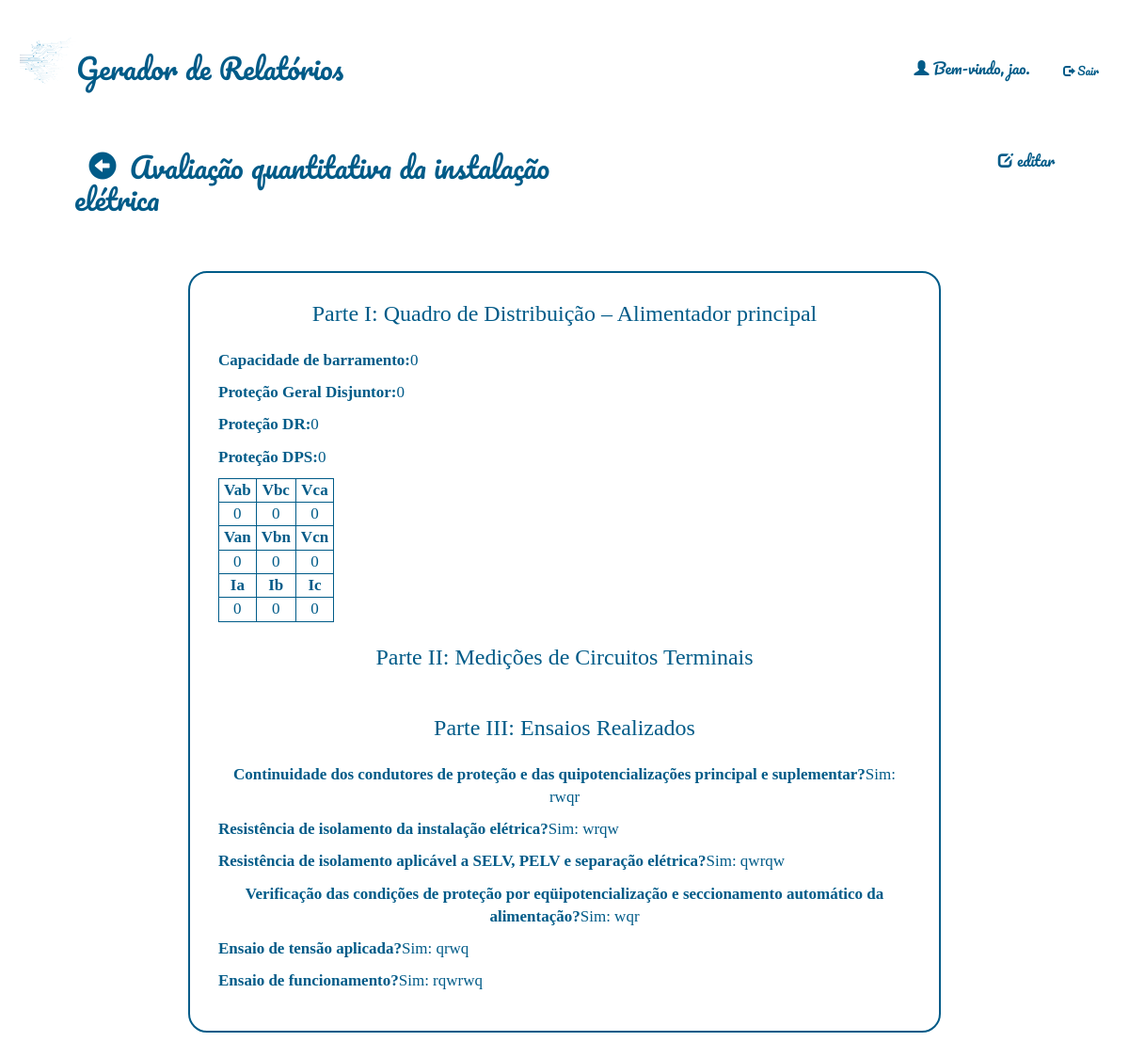
/relatorios/addquantitativas/3/ (signed in), run on an earlier commit of the app's database.
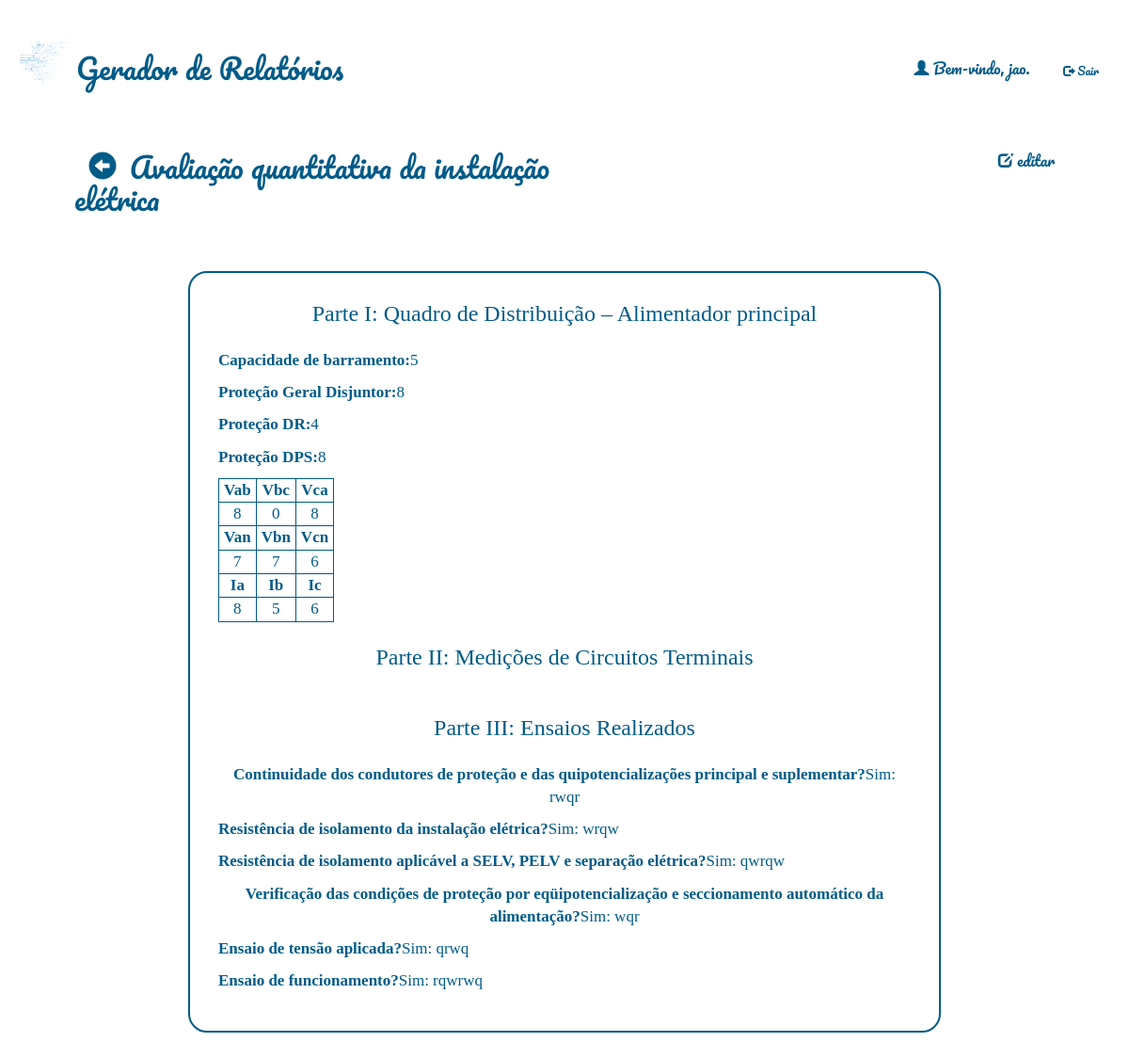
And on a later commit of the database.
### relatorio/models.py (models this page shows)
class Relatorio(models.Model):
    autor = models.ForeignKey(User, default=None, on_delete=models.CASCADE)
    data = models.DateTimeField()
    local = models.CharField(max_length=100)
    temperatura = models.IntegerField()
    clima = models.CharField(max_length=100)
    responsaveis = models.TextField(blank=True)
    qualiprof = models.CharField(max_length=100, default='')
    riscos = models.CharField(max_length=100, default='')
    equipamentos = models.CharField(max_length=100, default='')
    sinalizacao = models.CharField(max_length=100, default='')
    desligamento = models.CharField(max_length=4, default='')
    integridade = models.CharField(max_length=4, default='')
    dialogo = models.CharField(max_length=4, default='')
    curso_nr = models.CharField(max_length=4, default='')
    conferido = models.CharField(max_length=4, default='')
    delimitar_area = models.CharField(max_length=4, default='')
    auxconces = models.CharField(max_length=4, default='')
    tensao = models.CharField(max_length=4, default='')
    aterramento = models.CharField(max_length=4, default='')
    altura = models.CharField(max_length=4, default='')
    cinto_seg = models.CharField(max_length=4, default='')
    requi_seg = models.CharField(max_length=4, default='')
    reavaliacao = models.CharField(max_length=4, default='')
    tempambiente = models.CharField(max_length=100, default='')
    condambiente = models.CharField(max_length=100, default='')
    altitude = models.CharField(max_length=100, default='')
    presagua = models.CharField(max_length=100, default='')
    pressolidos = models.CharField(max_length=100, default='')
    pressubst = models.CharField(max_length=100, default='')
    solmecanicas = models.CharField(max_length=100, default='')
    presmofo = models.CharField(max_length=100, default='')
    presfauna = models.CharField(max_length=100, default='')
    infleletro = models.CharField(max_length=100, default='')
    radsolar = models.CharField(max_length=100, default='')
    descatm = models.CharField(max_length=100, default='')
    movdoar = models.CharField(max_length=100, default='')
    vento = models.CharField(max_length=100, default='')
    competencia = models.CharField(max_length=100, default='')
    reseletr = models.CharField(max_length=100, default='')
    contpessoas = models.CharField(max_length=100, default='')
    condfuga = models.CharField(max_length=100, default='')
    natmatpr = models.CharField(max_length=100, default='')
    natmatcons = models.CharField(max_length=100, default='')
    classestr = models.CharField(max_length=100, default='')
    documentacao = models.CharField(max_length=100, default='')
    ambientesofreu = models.CharField(max_length=100, default='')
    instalacaoinspecionada = models.CharField(max_length=100, default='')
    linhaseletricasdisp = models.CharField(max_length=100, default='')
    compinstalacao = models.CharField(max_length=100, default='')
    linhaseletricascorr = models.CharField(max_length=100, default='')
    tomadasdeforca = models.CharField(max_length=100, default='')
    qtdesufitomadas = models.CharField(max_length=100, default='')
    instlquadist = models.CharField(max_length=100, default='')
    novoscircuitos = models.CharField(max_length=100, default='')
    advquadist = models.CharField(max_length=100, default='')
    dispprotecaoident = models.CharField(max_length=100, default='')
    protcircuitos = models.CharField(max_length=100, default='')
    barramentoquadist = models.CharField(max_length=100, default='')
    bitola = models.CharField(max_length=100, default='')
    condutident = models.CharField(max_length=100, default='')
    disjundif = models.CharField(max_length=100, default='')
    dispprotecaosurtos = models.CharField(max_length=100, default='')
    servseguranca = models.CharField(max_length=100, default='')
    esqaterramento = models.CharField(max_length=100, default='')
    reservadeenergia = models.CharField(max_length=100, default='')
    fontseguranca = models.CharField(max_length=100, default='')
    paralelismo = models.CharField(max_length=100, default='')
    capbarramento = models.PositiveSmallIntegerField(default=0)
    protgeral = models.PositiveSmallIntegerField(default=0)
    protdr = models.PositiveSmallIntegerField(default=0)
    protdps = models.PositiveSmallIntegerField(default=0)
    vab = models.PositiveSmallIntegerField(default=0)
    van = models.PositiveSmallIntegerField(default=0)
    ia= models.PositiveSmallIntegerField(default=0)
    vbc = models.PositiveSmallIntegerField(default=0)
    vbn = models.PositiveSmallIntegerField(default=0)
    ib= models.PositiveSmallIntegerField(default=0)
    vca = models.PositiveSmallIntegerField(default=0)
    vcn = models.PositiveSmallIntegerField(default=0)
    ic= models.PositiveSmallIntegerField(default=0)
    continuidade = models.CharField(max_length=100, default='')
    resistencia = models.CharField(max_length=100, default='')
    selvpelv = models.CharField(max_length=100, default='')
    verificacao = models.CharField(max_length=100, default='')
    ensaiodetensao = models.CharField(max_length=100, default='')
    ensaiodefunc = models.CharField(max_length=100, default='')
    circuito = models.CharField(max_length=100, default='')

### relatorio/views.py (the view, shortened to what this page needs)
# urls.py: path('addquantitativas/<int:rel_id>/', views.quantitativas_add, name="addquantitativas"),
@login_required(login_url="/accounts/login/")
def quantitativas_add(request, rel_id):
    relatorio = Relatorio.objects.get(id=rel_id)
    if relatorio.continuidade != '':
        return render(request, 'relatorio/relatorio_quantitativas_visualiza.html', {'relatorio': relatorio})

### relatorio/templates/relatorio/relatorio_quantitativas_visualiza.html
{% extends 'base_layout.html'%}
{% block content %}
<header style="margin-inline:5%;">
        <h2>
                <button class="botao-icon" onclick="history.back()">
                        <span class="glyphicon glyphicon-circle-arrow-left"></span>
                </button>
                Avaliação quantitativa da instalação elétrica
        </h2>
        <nav>
        <li>
                <a class="botao-icon" href="{% url 'relatorio:editaquantitativas' rel_id=relatorio.id %}">
                        <span class="glyphicon glyphicon-edit"></span> editar
                </a>
        </li>
        </nav>
</header>
<div class="compromisso-visualiza-wrapper">
        <div class="compromisso-visualiza">
                        <h3>Parte I: Quadro de Distribuição – Alimentador principal</h3>
                        <br>
                        <p><b>Capacidade de barramento:</b>{{ relatorio.capbarramento }}</p>
                        <p><b>Proteção Geral Disjuntor:</b>{{ relatorio.protgeral }}</p>
                        <p><b>Proteção DR:</b>{{ relatorio.protdr }}</p>
                        <p><b>Proteção DPS:</b>{{ relatorio.protdps }}</p>
                        <table>
                                <tr>
                                        <th>Vab</th>
                                        <th>Vbc</th>
                                        <th>Vca</th>
                                </tr>
                                <tr>
                                        <td>{{ relatorio.vab }}</td>
                                        <td>{{ relatorio.vbc }}</td>
                                        <td>{{ relatorio.vca }}</td>
                                </tr>
                                <tr>
                                        <th>Van</th>
                                        <th>Vbn</th>
                                        <th>Vcn</th>
                                </tr>
                                <tr>
                                        <td>{{ relatorio.van }}</td>
                                        <td>{{ relatorio.vbn }}</td>
                                        <td>{{ relatorio.vcn }}</td>
                                </tr>
                                <tr>
                                        <th>Ia</th>
                                        <th>Ib</th>
                                        <th>Ic</th>
                                </tr>
                                <tr>
                                        <td>{{ relatorio.ia }}</td>
                                        <td>{{ relatorio.ib }}</td>
                                        <td>{{ relatorio.ic }}</td>
                                </tr>
                        </table>
                        <br>
                        <h3>Parte II: Medições de Circuitos Terminais</h3>
                        <br>
                        <br>
                        <h3>Parte III: Ensaios Realizados</h3>
                        <br>
                        <p><b>Continuidade dos condutores de proteção e das quipotencializações principal e suplementar?</b> {{ relatorio.continuidade }}</p>
                        <p><b>Resistência de isolamento da instalação elétrica?</b>{{ relatorio.resistencia }}</p>
                        <p><b>Resistência de isolamento aplicável a SELV, PELV e separação elétrica?</b>{{ relatorio.selvpelv }}</p>
                        <p><b>Verificação das condições de proteção por eqüipotencialização e seccionamento automático da alimentação?</b>{{ relatorio.verificacao }}</p>
                        <p><b>Ensaio de tensão aplicada?</b>{{ relatorio.ensaiodetensao }}</p>
                        <p><b>Ensaio de funcionamento?</b>{{ relatorio.ensaiodefunc }}</p>
        </div>
</div>
{% endblock %}

What changed in the data, as far as the page shows it:
changed Relatorio "Sim: rwqr": capbarramento "0" → "5"; protgeral "0" → "8"; protdr "0" → "4"; protdps "0" → "8"; vab "0" → "8"; vca "0" → "8"; van "0" → "7"; vbn "0" → "7"; vcn "0" → "6"; ia "0" → "8"; ib "0" → "5"; ic "0" → "6"
